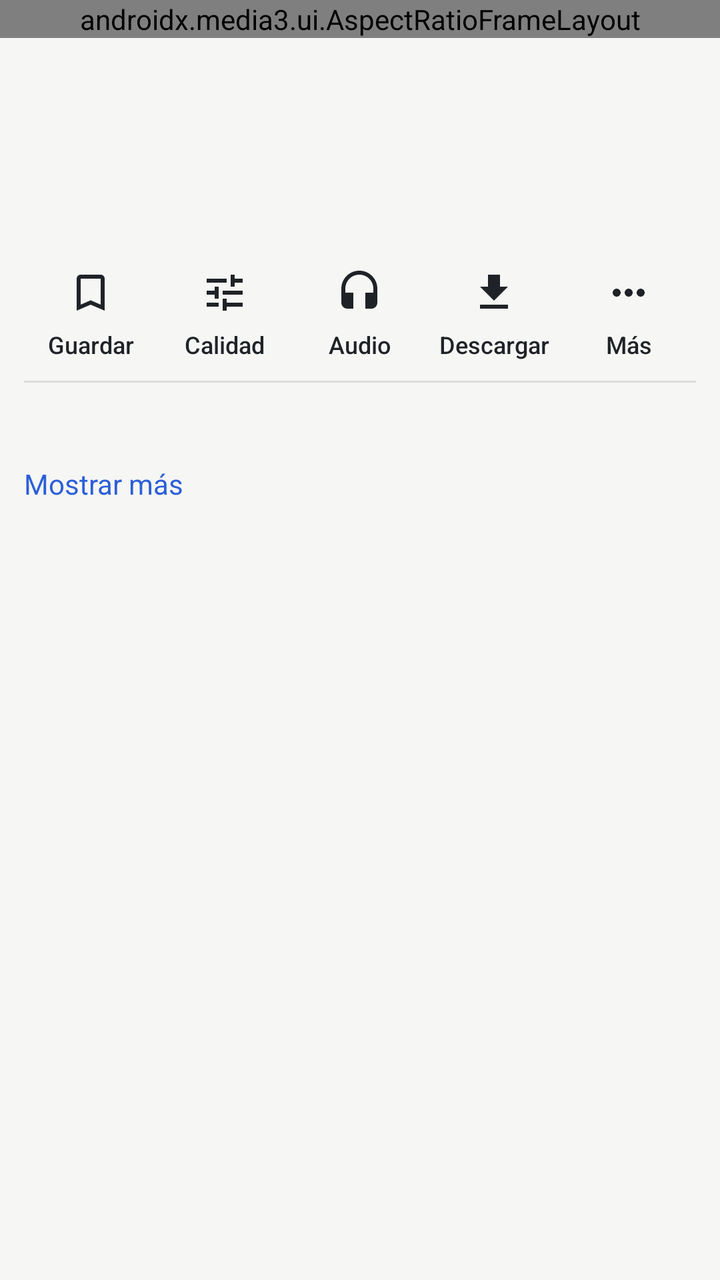
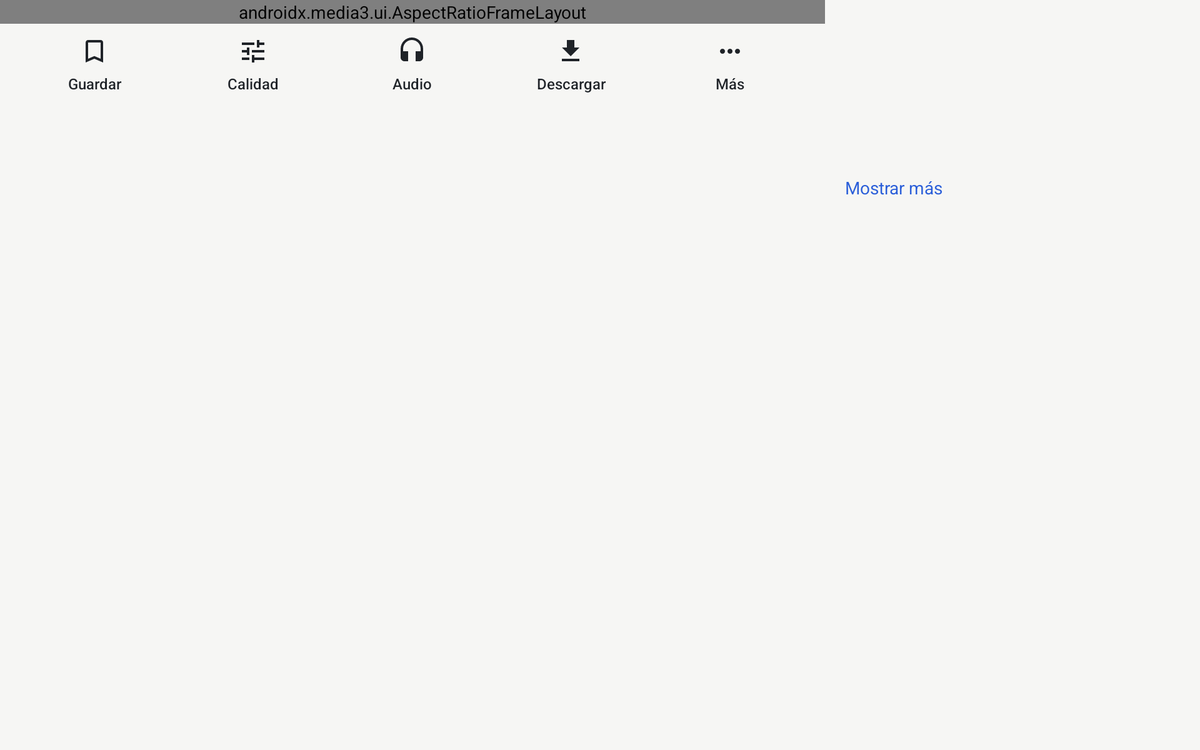

First picture: res/layout/ on a phone held upright. Second picture: the repository's own variant of that layout, on a device whose configuration matches the variant's folder. Source for both follows.
<!-- AndroidManifest.xml: activity theme Theme.YTClean.Player -->
<!-- res/layout/activity_player.xml -->
<?xml version="1.0" encoding="utf-8"?>
<LinearLayout xmlns:android="http://schemas.android.com/apk/res/android"
    xmlns:app="http://schemas.android.com/apk/res-auto"
    android:id="@+id/root"
    android:layout_width="match_parent"
    android:layout_height="match_parent"
    android:fitsSystemWindows="true"
    android:orientation="vertical">

    <androidx.media3.ui.AspectRatioFrameLayout
        android:id="@+id/playerFrame"
        android:layout_width="match_parent"
        android:layout_height="wrap_content"
        android:background="#000000"
        app:resize_mode="fixed_width">

        <ImageView
            android:id="@+id/artwork"
            android:layout_width="match_parent"
            android:layout_height="match_parent"
            android:contentDescription="@null"
            android:scaleType="fitCenter"
            android:visibility="gone" />

        <androidx.media3.ui.PlayerView
            android:id="@+id/playerView"
            android:layout_width="match_parent"
            android:layout_height="match_parent"
            android:layout_gravity="center"
            app:resize_mode="fit"
            app:show_buffering="when_playing"
            app:show_subtitle_button="true"
            app:use_artwork="false" />

        <com.google.android.material.progressindicator.CircularProgressIndicator
            android:id="@+id/loading"
            android:layout_width="wrap_content"
            android:layout_height="wrap_content"
            android:layout_gravity="center"
            android:indeterminate="true" />
    </androidx.media3.ui.AspectRatioFrameLayout>

    <ScrollView
        android:id="@+id/details"
        android:layout_width="match_parent"
        android:layout_height="match_parent">

        <LinearLayout
            android:layout_width="match_parent"
            android:layout_height="wrap_content"
            android:orientation="vertical"
            android:padding="12dp">

            <TextView
                android:id="@+id/error"
                android:layout_width="match_parent"
                android:layout_height="wrap_content"
                android:layout_marginBottom="8dp"
                android:textColor="?attr/colorError"
                android:visibility="gone" />

            <com.google.android.material.button.MaterialButton
                android:id="@+id/retry"
                style="@style/Widget.Material3.Button.OutlinedButton"
                android:layout_width="wrap_content"
                android:layout_height="wrap_content"
                android:text="@string/retry"
                android:visibility="gone" />

            <TextView
                android:id="@+id/notice"
                android:layout_width="match_parent"
                android:layout_height="wrap_content"
                android:layout_marginBottom="6dp"
                android:textColor="@color/accent"
                android:visibility="gone" />

            <TextView
                android:id="@+id/title"
                android:layout_width="match_parent"
                android:layout_height="wrap_content"
                android:textAppearance="?attr/textAppearanceTitleLarge" />

            <TextView
                android:id="@+id/meta"
                android:layout_width="match_parent"
                android:layout_height="wrap_content"
                android:layout_marginTop="4dp"
                android:textColor="@color/fg_muted" />

            <TextView
                android:id="@+id/channel"
                android:layout_width="wrap_content"
                android:layout_height="wrap_content"
                android:layout_marginTop="8dp"
                android:background="?attr/selectableItemBackground"
                android:paddingVertical="6dp"
                android:textAppearance="?attr/textAppearanceTitleSmall"
                android:textColor="@color/accent" />

            
            <LinearLayout
                android:id="@+id/actions"
                android:layout_width="match_parent"
                android:layout_height="wrap_content"
                android:layout_marginHorizontal="-6dp"
                android:layout_marginTop="4dp"
                android:orientation="horizontal">

                <com.google.android.material.button.MaterialButton
                    android:id="@+id/btnSave"
                    style="@style/Widget.YTClean.PlayerAction"
                    android:checkable="true"
                    android:text="@string/save"
                    app:icon="@drawable/ic_bookmark_outline" />

                <com.google.android.material.button.MaterialButton
                    android:id="@+id/btnQuality"
                    style="@style/Widget.YTClean.PlayerAction"
                    android:text="@string/quality"
                    app:icon="@drawable/ic_tune" />

                <com.google.android.material.button.MaterialButton
                    android:id="@+id/btnAudio"
                    style="@style/Widget.YTClean.PlayerAction"
                    android:checkable="true"
                    android:text="@string/audio_short"
                    app:icon="@drawable/ic_headphones" />

                <com.google.android.material.button.MaterialButton
                    android:id="@+id/btnDownload"
                    style="@style/Widget.YTClean.PlayerAction"
                    android:text="@string/download"
                    app:icon="@drawable/ic_download" />

                <com.google.android.material.button.MaterialButton
                    android:id="@+id/btnMore"
                    style="@style/Widget.YTClean.PlayerAction"
                    android:contentDescription="@string/more_actions"
                    android:text="@string/more_short"
                    app:icon="@drawable/ic_more" />
            </LinearLayout>

            <View
                android:layout_width="match_parent"
                android:layout_height="1dp"
                android:layout_marginBottom="4dp"
                android:alpha="0.12"
                android:background="@color/fg" />

            <LinearLayout
                android:id="@+id/queueRow"
                android:layout_width="match_parent"
                android:layout_height="wrap_content"
                android:layout_marginTop="8dp"
                android:gravity="center_vertical"
                android:orientation="horizontal"
                android:visibility="gone">

                <com.google.android.material.button.MaterialButton
                    android:id="@+id/btnPrev"
                    style="@style/Widget.Material3.Button.TextButton"
                    android:layout_width="wrap_content"
                    android:layout_height="wrap_content"
                    android:text="◀ Anterior" />

                <TextView
                    android:id="@+id/queueInfo"
                    android:layout_width="0dp"
                    android:layout_height="wrap_content"
                    android:layout_weight="1"
                    android:background="?attr/selectableItemBackground"
                    android:ellipsize="end"
                    android:gravity="center"
                    android:maxLines="2"
                    android:padding="6dp"
                    android:textColor="@color/fg_muted" />

                <com.google.android.material.button.MaterialButton
                    android:id="@+id/btnNext"
                    style="@style/Widget.Material3.Button.TextButton"
                    android:layout_width="wrap_content"
                    android:layout_height="wrap_content"
                    android:text="Siguiente ▶" />
            </LinearLayout>

            <TextView
                android:id="@+id/description"
                android:layout_width="match_parent"
                android:layout_height="wrap_content"
                android:layout_marginTop="12dp"
                android:autoLink="web"
                android:maxLines="4"
                android:textIsSelectable="true" />

            <TextView
                android:id="@+id/descriptionToggle"
                android:layout_width="wrap_content"
                android:layout_height="wrap_content"
                android:background="?attr/selectableItemBackground"
                android:paddingVertical="6dp"
                android:text="@string/more"
                android:textColor="@color/accent" />
        </LinearLayout>
    </ScrollView>
</LinearLayout>
<!-- resources referenced by this layout -->
<resources>
  <color name="accent">#2B5FD9</color>
  <color name="fg">#1F2328</color>
  <color name="fg_muted">#5C6370</color>
  <!-- drawable ic_bookmark_outline (drawable) -->
  <vector xmlns:android="http://schemas.android.com/apk/res/android" android:width="24dp" android:height="24dp" android:viewportWidth="24" android:viewportHeight="24" android:autoMirrored="false">
      <path android:fillColor="#FF000000" android:pathData="M17,3H7c-1.1,0 -1.99,0.9 -1.99,2L5,21l7,-3 7,3V5c0,-1.1 -0.9,-2 -2,-2zM17,18l-5,-2.18L7,18V5h10v13z" />
  </vector>
  <!-- drawable ic_download (drawable) -->
  <vector xmlns:android="http://schemas.android.com/apk/res/android" android:width="24dp" android:height="24dp" android:viewportWidth="24" android:viewportHeight="24" android:autoMirrored="false">
      <path android:fillColor="#FF000000" android:pathData="M19,9h-4V3H9v6H5l7,7 7,-7zM5,18v2h14v-2H5z" />
  </vector>
  <!-- drawable ic_headphones (drawable) -->
  <vector xmlns:android="http://schemas.android.com/apk/res/android" android:width="24dp" android:height="24dp" android:viewportWidth="24" android:viewportHeight="24" android:autoMirrored="false">
      <path android:fillColor="#FF000000" android:pathData="M12,1c-4.97,0 -9,4.03 -9,9v7c0,1.66 1.34,3 3,3h3v-8H5v-2c0,-3.87 3.13,-7 7,-7s7,3.13 7,7v2h-4v8h3c1.66,0 3,-1.34 3,-3v-7c0,-4.97 -4.03,-9 -9,-9z" />
  </vector>
  <!-- drawable ic_more (drawable) -->
  <vector xmlns:android="http://schemas.android.com/apk/res/android" android:width="24dp" android:height="24dp" android:viewportWidth="24" android:viewportHeight="24" android:autoMirrored="false">
      <path android:fillColor="#FF000000" android:pathData="M6,10c-1.1,0 -2,0.9 -2,2s0.9,2 2,2 2,-0.9 2,-2 -0.9,-2 -2,-2zM18,10c-1.1,0 -2,0.9 -2,2s0.9,2 2,2 2,-0.9 2,-2 -0.9,-2 -2,-2zM12,10c-1.1,0 -2,0.9 -2,2s0.9,2 2,2 2,-0.9 2,-2 -0.9,-2 -2,-2z" />
  </vector>
  <!-- drawable ic_tune (drawable) -->
  <vector xmlns:android="http://schemas.android.com/apk/res/android" android:width="24dp" android:height="24dp" android:viewportWidth="24" android:viewportHeight="24" android:autoMirrored="false">
      <path android:fillColor="#FF000000" android:pathData="M3,17v2h6v-2L3,17zM3,5v2h10L13,5L3,5zM13,21v-2h8v-2h-8v-2h-2v6h2zM7,9v2L3,11v2h4v2h2L9,9L7,9zM21,13v-2L11,11v2h10zM15,9h2L17,7h4L21,5h-4L17,3h-2v6z" />
  </vector>
  <string name="audio_short">Audio</string>
  <string name="download">Descargar</string>
  <string name="more">Mostrar más</string>
  <string name="more_actions">Más acciones</string>
  <string name="more_short">Más</string>
  <string name="quality">Calidad</string>
  <string name="retry">Reintentar</string>
  <string name="save">Guardar</string>
  <style name="Theme.YTClean.Player" parent="Theme.YTClean">
          <item name="android:statusBarColor">@android:color/black</item>
      </style>
  <style name="Theme.YTClean" parent="Theme.Material3.DayNight.NoActionBar">
          <item name="colorPrimary">@color/accent</item>
          <item name="colorSecondary">@color/accent</item>
          <item name="android:colorBackground">@color/bg</item>
          <item name="colorSurface">@color/surface</item>
          <item name="colorOnSurface">@color/fg</item>
          <item name="android:windowBackground">@color/bg</item>
          <item name="android:statusBarColor">@color/bg</item>
          <item name="android:navigationBarColor">@color/bg</item>
      </style>
  <color name="bg">#F6F6F4</color>
  <color name="surface">#FFFFFF</color>
  <!-- some entries are left out for length -->
</resources>
<!-- res/layout-w900dp-h480dp/activity_player.xml (the repository's variant of the layout above) -->
<!-- drawn on a 7-inch tablet turned sideways -->
<?xml version="1.0" encoding="utf-8"?>
<LinearLayout xmlns:android="http://schemas.android.com/apk/res/android"
    xmlns:app="http://schemas.android.com/apk/res-auto"
    android:id="@+id/root"
    android:layout_width="match_parent"
    android:layout_height="match_parent"
    android:fitsSystemWindows="true"
    android:orientation="horizontal">

    <LinearLayout
        android:layout_width="660dp"
        android:layout_height="match_parent"
        android:orientation="vertical">

        <androidx.media3.ui.AspectRatioFrameLayout
            android:id="@+id/playerFrame"
            android:layout_width="match_parent"
            android:layout_height="wrap_content"
            android:background="#000000"
            app:resize_mode="fixed_width">

            <ImageView
                android:id="@+id/artwork"
                android:layout_width="match_parent"
                android:layout_height="match_parent"
                android:contentDescription="@null"
                android:scaleType="fitCenter"
                android:visibility="gone" />

            <androidx.media3.ui.PlayerView
                android:id="@+id/playerView"
                android:layout_width="match_parent"
                android:layout_height="match_parent"
                android:layout_gravity="center"
                app:resize_mode="fit"
                app:show_buffering="when_playing"
                app:show_subtitle_button="true"
                app:use_artwork="false" />

            <com.google.android.material.progressindicator.CircularProgressIndicator
                android:id="@+id/loading"
                android:layout_width="wrap_content"
                android:layout_height="wrap_content"
                android:layout_gravity="center"
                android:indeterminate="true" />
        </androidx.media3.ui.AspectRatioFrameLayout>

        <LinearLayout
            android:layout_width="match_parent"
            android:layout_height="wrap_content"
            android:orientation="vertical"
            android:paddingHorizontal="12dp">

            
            <LinearLayout
                android:id="@+id/actions"
                android:layout_width="match_parent"
                android:layout_height="wrap_content"
                android:layout_marginHorizontal="-6dp"
                android:layout_marginTop="2dp"
                android:orientation="horizontal">

                <com.google.android.material.button.MaterialButton
                    android:id="@+id/btnSave"
                    style="@style/Widget.YTClean.PlayerAction"
                    android:checkable="true"
                    android:text="@string/save"
                    app:icon="@drawable/ic_bookmark_outline" />

                <com.google.android.material.button.MaterialButton
                    android:id="@+id/btnQuality"
                    style="@style/Widget.YTClean.PlayerAction"
                    android:text="@string/quality"
                    app:icon="@drawable/ic_tune" />

                <com.google.android.material.button.MaterialButton
                    android:id="@+id/btnAudio"
                    style="@style/Widget.YTClean.PlayerAction"
                    android:checkable="true"
                    android:text="@string/audio_short"
                    app:icon="@drawable/ic_headphones" />

                <com.google.android.material.button.MaterialButton
                    android:id="@+id/btnDownload"
                    style="@style/Widget.YTClean.PlayerAction"
                    android:text="@string/download"
                    app:icon="@drawable/ic_download" />

                <com.google.android.material.button.MaterialButton
                    android:id="@+id/btnMore"
                    style="@style/Widget.YTClean.PlayerAction"
                    android:contentDescription="@string/more_actions"
                    android:text="@string/more_short"
                    app:icon="@drawable/ic_more" />
            </LinearLayout>

            <LinearLayout
                android:id="@+id/queueRow"
                android:layout_width="match_parent"
                android:layout_height="wrap_content"
                android:layout_marginTop="0dp"
                android:gravity="center_vertical"
                android:orientation="horizontal"
                android:visibility="gone">

                <com.google.android.material.button.MaterialButton
                    android:id="@+id/btnPrev"
                    style="@style/Widget.Material3.Button.TextButton"
                    android:layout_width="wrap_content"
                    android:layout_height="wrap_content"
                    android:text="◀ Anterior" />

                <TextView
                    android:id="@+id/queueInfo"
                    android:layout_width="0dp"
                    android:layout_height="wrap_content"
                    android:layout_weight="1"
                    android:background="?attr/selectableItemBackground"
                    android:ellipsize="end"
                    android:gravity="center"
                    android:maxLines="2"
                    android:padding="6dp"
                    android:textColor="@color/fg_muted" />

                <com.google.android.material.button.MaterialButton
                    android:id="@+id/btnNext"
                    style="@style/Widget.Material3.Button.TextButton"
                    android:layout_width="wrap_content"
                    android:layout_height="wrap_content"
                    android:text="Siguiente ▶" />
            </LinearLayout>
        </LinearLayout>
    </LinearLayout>

    <ScrollView
        android:id="@+id/details"
        android:layout_width="0dp"
        android:layout_height="match_parent"
        android:layout_weight="1">

        <LinearLayout
            android:layout_width="match_parent"
            android:layout_height="wrap_content"
            android:orientation="vertical"
            android:paddingHorizontal="16dp"
            android:paddingVertical="12dp">

            <TextView
                android:id="@+id/error"
                android:layout_width="match_parent"
                android:layout_height="wrap_content"
                android:layout_marginBottom="8dp"
                android:textColor="?attr/colorError"
                android:visibility="gone" />

            <com.google.android.material.button.MaterialButton
                android:id="@+id/retry"
                style="@style/Widget.Material3.Button.OutlinedButton"
                android:layout_width="wrap_content"
                android:layout_height="wrap_content"
                android:text="@string/retry"
                android:visibility="gone" />

            <TextView
                android:id="@+id/notice"
                android:layout_width="match_parent"
                android:layout_height="wrap_content"
                android:layout_marginBottom="6dp"
                android:textColor="@color/accent"
                android:visibility="gone" />

            <TextView
                android:id="@+id/title"
                android:layout_width="match_parent"
                android:layout_height="wrap_content"
                android:textAppearance="?attr/textAppearanceTitleLarge" />

            <TextView
                android:id="@+id/meta"
                android:layout_width="match_parent"
                android:layout_height="wrap_content"
                android:layout_marginTop="4dp"
                android:textColor="@color/fg_muted" />

            <TextView
                android:id="@+id/channel"
                android:layout_width="wrap_content"
                android:layout_height="wrap_content"
                android:layout_marginTop="8dp"
                android:background="?attr/selectableItemBackground"
                android:paddingVertical="6dp"
                android:textAppearance="?attr/textAppearanceTitleSmall"
                android:textColor="@color/accent" />

            <TextView
                android:id="@+id/description"
                android:layout_width="match_parent"
                android:layout_height="wrap_content"
                android:layout_marginTop="12dp"
                android:autoLink="web"
                android:maxLines="4"
                android:textIsSelectable="true" />

            <TextView
                android:id="@+id/descriptionToggle"
                android:layout_width="wrap_content"
                android:layout_height="wrap_content"
                android:background="?attr/selectableItemBackground"
                android:paddingVertical="6dp"
                android:text="@string/more"
                android:textColor="@color/accent" />
        </LinearLayout>
    </ScrollView>
</LinearLayout>
<!-- resources referenced by the variant -->
<!-- as a 7-inch tablet turned sideways resolves them -->
<resources>
  <color name="accent">#2B5FD9</color>
  <color name="fg_muted">#5C6370</color>
  <!-- drawable ic_bookmark_outline (drawable) -->
  <vector xmlns:android="http://schemas.android.com/apk/res/android" android:width="24dp" android:height="24dp" android:viewportWidth="24" android:viewportHeight="24" android:autoMirrored="false">
      <path android:fillColor="#FF000000" android:pathData="M17,3H7c-1.1,0 -1.99,0.9 -1.99,2L5,21l7,-3 7,3V5c0,-1.1 -0.9,-2 -2,-2zM17,18l-5,-2.18L7,18V5h10v13z" />
  </vector>
  <!-- drawable ic_download (drawable) -->
  <vector xmlns:android="http://schemas.android.com/apk/res/android" android:width="24dp" android:height="24dp" android:viewportWidth="24" android:viewportHeight="24" android:autoMirrored="false">
      <path android:fillColor="#FF000000" android:pathData="M19,9h-4V3H9v6H5l7,7 7,-7zM5,18v2h14v-2H5z" />
  </vector>
  <!-- drawable ic_headphones (drawable) -->
  <vector xmlns:android="http://schemas.android.com/apk/res/android" android:width="24dp" android:height="24dp" android:viewportWidth="24" android:viewportHeight="24" android:autoMirrored="false">
      <path android:fillColor="#FF000000" android:pathData="M12,1c-4.97,0 -9,4.03 -9,9v7c0,1.66 1.34,3 3,3h3v-8H5v-2c0,-3.87 3.13,-7 7,-7s7,3.13 7,7v2h-4v8h3c1.66,0 3,-1.34 3,-3v-7c0,-4.97 -4.03,-9 -9,-9z" />
  </vector>
  <!-- drawable ic_more (drawable) -->
  <vector xmlns:android="http://schemas.android.com/apk/res/android" android:width="24dp" android:height="24dp" android:viewportWidth="24" android:viewportHeight="24" android:autoMirrored="false">
      <path android:fillColor="#FF000000" android:pathData="M6,10c-1.1,0 -2,0.9 -2,2s0.9,2 2,2 2,-0.9 2,-2 -0.9,-2 -2,-2zM18,10c-1.1,0 -2,0.9 -2,2s0.9,2 2,2 2,-0.9 2,-2 -0.9,-2 -2,-2zM12,10c-1.1,0 -2,0.9 -2,2s0.9,2 2,2 2,-0.9 2,-2 -0.9,-2 -2,-2z" />
  </vector>
  <!-- drawable ic_tune (drawable) -->
  <vector xmlns:android="http://schemas.android.com/apk/res/android" android:width="24dp" android:height="24dp" android:viewportWidth="24" android:viewportHeight="24" android:autoMirrored="false">
      <path android:fillColor="#FF000000" android:pathData="M3,17v2h6v-2L3,17zM3,5v2h10L13,5L3,5zM13,21v-2h8v-2h-8v-2h-2v6h2zM7,9v2L3,11v2h4v2h2L9,9L7,9zM21,13v-2L11,11v2h10zM15,9h2L17,7h4L21,5h-4L17,3h-2v6z" />
  </vector>
  <string name="audio_short">Audio</string>
  <string name="download">Descargar</string>
  <string name="more">Mostrar más</string>
  <string name="more_actions">Más acciones</string>
  <string name="more_short">Más</string>
  <string name="quality">Calidad</string>
  <string name="retry">Reintentar</string>
  <string name="save">Guardar</string>
  <style name="Theme.YTClean.Player" parent="Theme.YTClean">
          <item name="android:statusBarColor">@android:color/black</item>
      </style>
  <style name="Theme.YTClean" parent="Theme.Material3.DayNight.NoActionBar">
          <item name="colorPrimary">@color/accent</item>
          <item name="colorSecondary">@color/accent</item>
          <item name="android:colorBackground">@color/bg</item>
          <item name="colorSurface">@color/surface</item>
          <item name="colorOnSurface">@color/fg</item>
          <item name="android:windowBackground">@color/bg</item>
          <item name="android:statusBarColor">@color/bg</item>
          <item name="android:navigationBarColor">@color/bg</item>
      </style>
  <color name="bg">#F6F6F4</color>
  <color name="surface">#FFFFFF</color>
  <color name="fg">#1F2328</color>
  <!-- some entries are left out for length -->
</resources>
